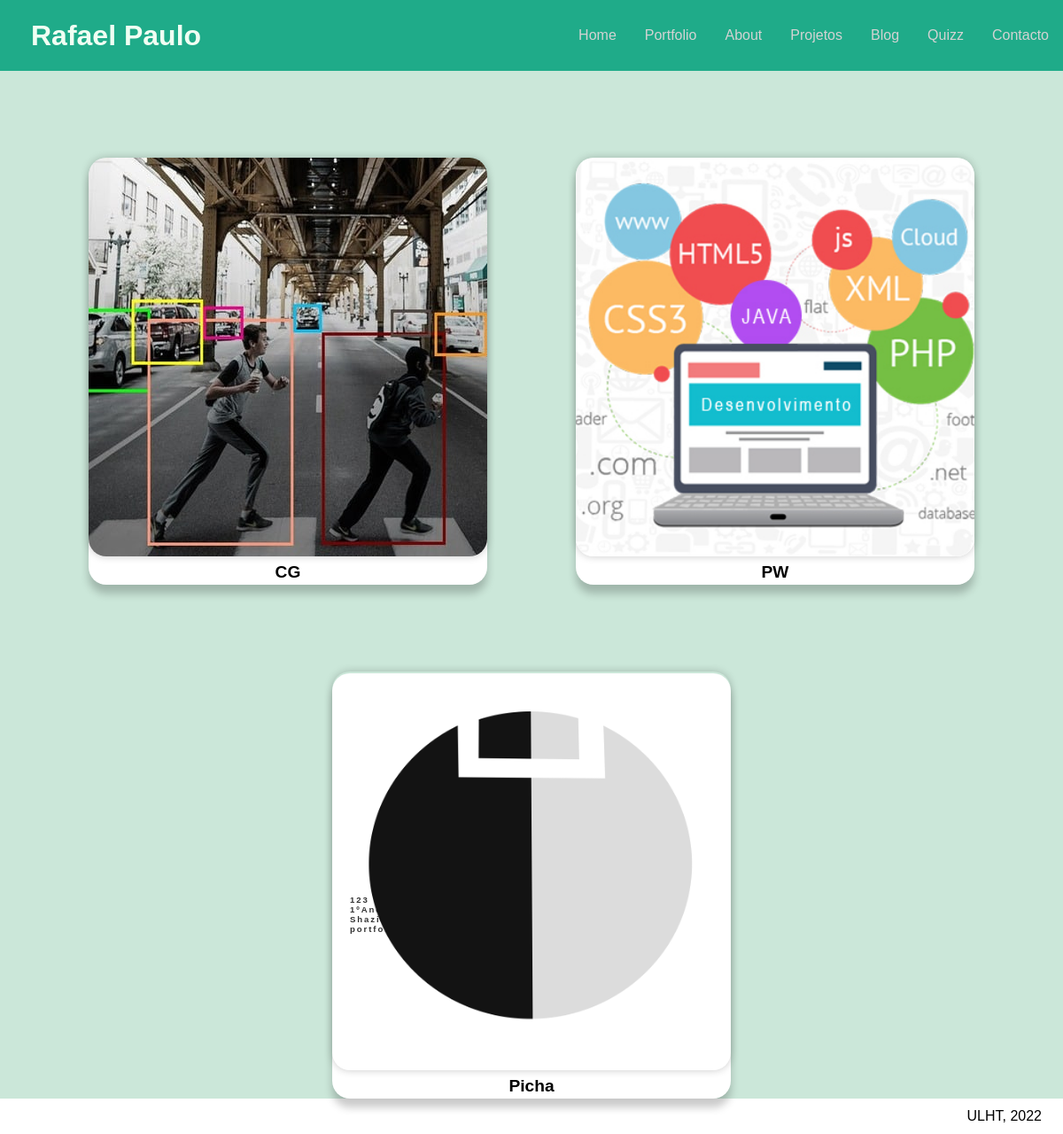
Page /licenciatura on the earlier database version.
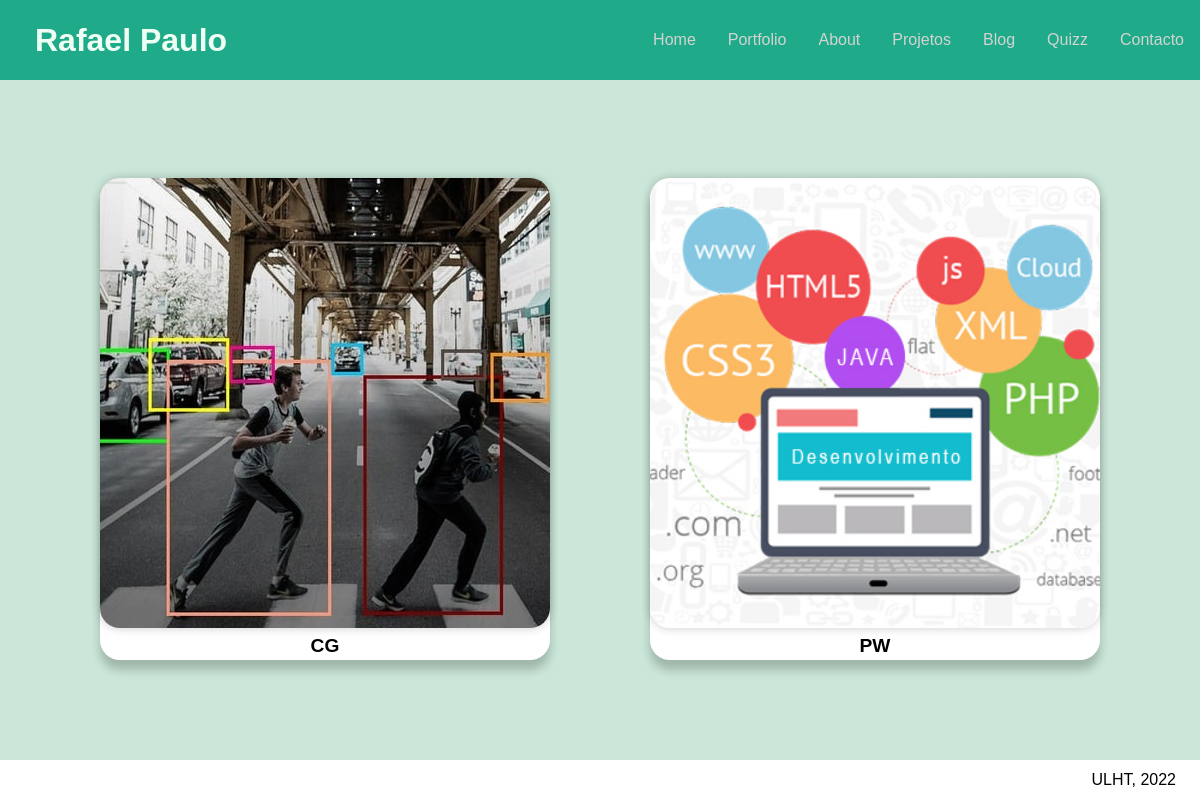
Same page on the later database version.
### portfolio/models.py (models this page shows, shortened)
class Cadeira(models.Model):
    nome = models.CharField(max_length=20)
    ano = models.IntegerField()
    descricao = models.TextField()
    linguagens = models.ManyToManyField(Linguagem)
    docente_teorica = models.ForeignKey(Professor, on_delete=models.CASCADE)
    docentes_praticas = models.ManyToManyField(Professor, related_name='caderias')
    projetos = models.ManyToManyField(Projeto)
    imagem = models.ImageField(blank=True, upload_to='portfolio\static\portfolio\images\img_licen')

### portfolio/views.py (the view)
# urls.py: path('licenciatura', views.licenciatura_page_view, name='licenciatura'),
def licenciatura_page_view(request):
    context = {'cadeiras':Cadeira.objects.all()}
    return render(request, 'portfolio/licenciatura.html', context)

### portfolio/templates/portfolio/licenciatura.html (shortened to what this page needs)
{% extends 'portfolio/layout.html' %}
{% block main %}
    {% load static %}
    <div class = "contain">
        {% for cadeira in cadeiras %}
            <div class="box">
                <img src="{{ cadeira.imagem.url }} ">
                <h3 class="center">{{ cadeira.nome}}</h3>
                <div>
                    <p>{{ cadeira.descricao }}</p>
                    <p>{{ cadeira.ano }}ºAno</p>
                    <p>{{ cadeira.docente_teorica.nome}}</p>
                    <p>{{ cadeira.linguagens }}</p>
                </div>
            </div>
        {% endfor %}
    </div>
{% endblock main %}

Differences in the rows shown:
removed Cadeira: imagem (picture), nome "Picha"
